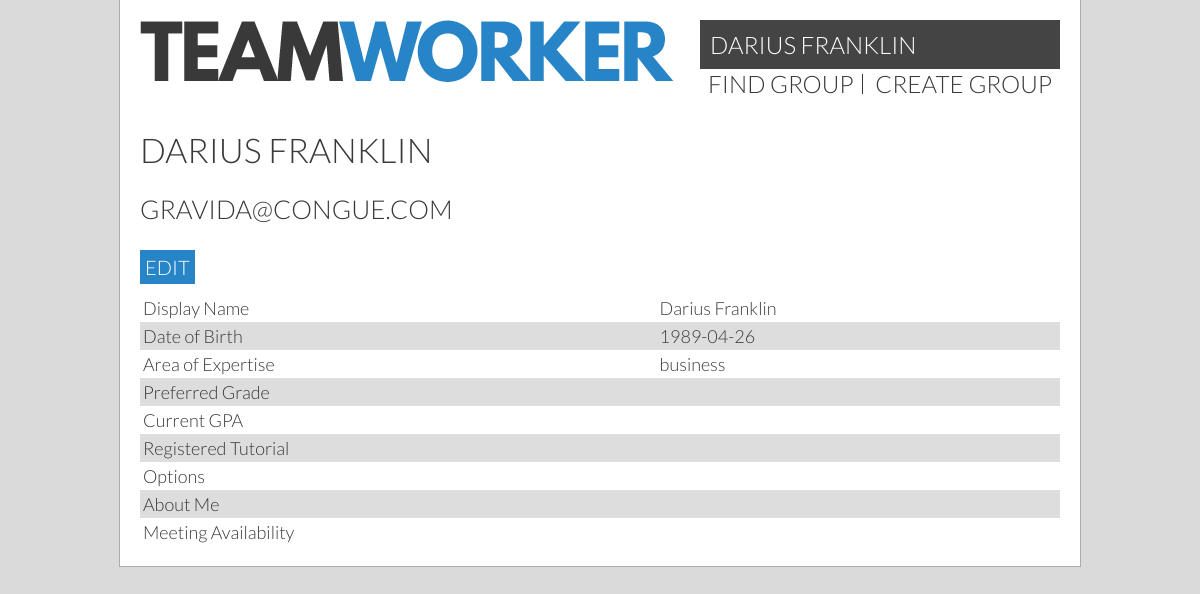
The app's page /profile.php (signed in), older data.
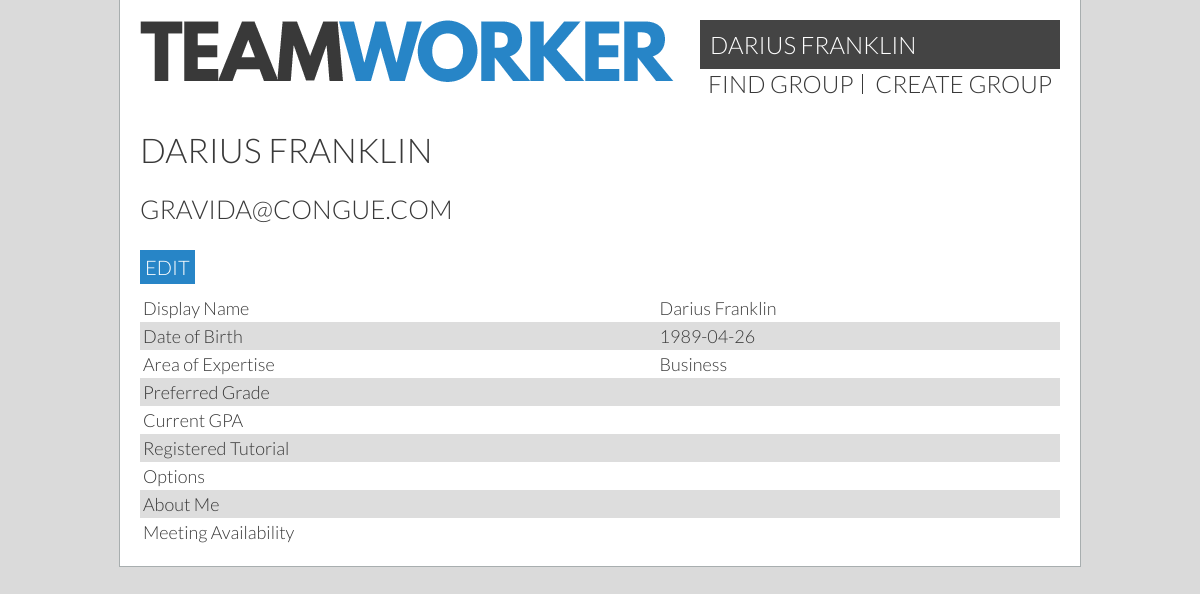
The same page, newer data.
### tables this page shows
CREATE TABLE `users` (
  `id` int(11) unsigned NOT NULL AUTO_INCREMENT,
  `name` varchar(40) DEFAULT NULL,
  `email` varchar(40) DEFAULT NULL,
  `password` char(64) DEFAULT NULL,
  `dob` date DEFAULT NULL,
  `currentGroup` int(11) DEFAULT '0',
  `mainArea` varchar(30) DEFAULT NULL,
  `skills` varchar(30) DEFAULT NULL,
  `gpa` double DEFAULT NULL,
  `goal` double DEFAULT NULL,
  `bio` varchar(300) DEFAULT NULL,
  PRIMARY KEY (`id`),
  UNIQUE KEY `email` (`email`)
);

### userHandler.php (called while the page is built, shortened)
<?php
  include_once('pdo.inc');
  if(isset($_SESSION['id'])) {
    $sessionId = $_SESSION['id'];
    $query = ('SELECT * FROM users WHERE id = :id');
    $statement = $db -> prepare($query);
    $statement -> bindValue(':id', $sessionId);
    $statement -> execute();
    $result = $statement -> fetch(PDO::FETCH_ASSOC);
    $userName = $result['name'];
    $userEmail = $result['email'];
    $dob = $result['dob'];
    $areaExpertise = $result['mainArea'];
    $group = $result['currentGroup'];
  }
?>

### profile.php (the view, shortened to what this page needs)
<?php include_once('userHandler.php') ?>
<!DOCTYPE HTML>
<html>
<head>
  <link href='style.css' rel='stylesheet' type='text/css'>
  <link href='colour.css' rel='stylesheet' type='text/css'>
</head>
<body>
  <main>
    <?php include "header.inc"; ?>
    <div class="content" id="readonly">
      <h1><?=$userName?></h1>
      <h2><?=$userEmail?></h2>
      <a class="button" onclick="showEditor()">Edit</a>
      <table>
        <tr>
          <td>Display Name</td> <td><?=$userName?></td>
        </tr>
        <tr>
          <td>Date of Birth</td> <td><?=$dob?></td>
        </tr>
        <tr>
          <td>Area of Expertise</td>  <td><?=$areaExpertise?></td>
        </tr>
        <tr>
          <td>Preferred Grade</td>  <td><?=$goal?></td>
        </tr>
        <tr>
          <td>Current GPA</td>  <td><?=$gpa?></td>
        </tr>
        <tr>
          <td>Registered Tutorial</td>  <td></td>
        </tr>
        <tr>
          <td>Options</td>  <td></td>
        </tr>
        <tr>
          <td>About Me</td> <td><?=$bio?></td>
        </tr>
        <tr>
          <td>Meeting Availability</td> <td></td>
        </tr>
      </table>
    </div>
  </main>
</body>
</html>

### header.inc
<header>
    <a href="/" id="logo"><img src="_resources/teamworker.png"></a>
    <?php include "nav.inc"; ?>
</header>

### nav.inc (shortened to what this page needs)
<nav>
  <div class="topNavProfile">
    <?php
      if(!isset($_SESSION['id'])) {
        echo "<meta http-equiv='REFRESH' content='0;url=login.php'>";
      } else {
        echo "<a href='profile.php'>".$userName."</a>";
      }
    ?>
  </div>
  <ul>
    <?php if($group == 0) { ?>
      <li><a href="searchGroup.php">find group</a></li>
      <li><a href="createGroup.php">create group</a></li>
    <?php } ?>
  </ul>
</nav>

### style.css (style rules this page uses)
body { margin: 0; padding:0; font-family: 'Lato', sans-serif; font-weight: 300; font-size:20px; }
main { width:960px; height:auto; margin:0 auto; }
.content { margin:0 20px; }
h1 { font-weight:300; font-size:1.7em; text-transform:uppercase; }
h2 { font-weight:300; font-size:1.3em; text-transform:uppercase; margin:15px 0; }
a { text-decoration:none; color:inherit; transition: opacity 0.3s ease; }
header { padding:20px; }
#logo { display:inline-block; }
nav { font-size:1.2em; text-transform: uppercase; display:inline-block; float:right; }
nav ul { list-style:none; padding:0; margin:0; }
nav li { display:inline-block; border-right:1px solid #393939; padding:0 8px; line-height:20px; }
nav ul li:last-child { border-right:none; }
.topNavProfile { background: #444; padding: 10px; }
.topNavProfile a { color: #fff; }
.button { display: inline-block; padding: 5px; text-transform: uppercase; margin: 10px 0px 10px 0px; color: #fff; background-color: #2785c7; }
table { width:100%; box-sizing:border-box; font-size:0; border-spacing:0; margin-bottom:20px; }
td, th { font-size:18px; padding:3px; margin:0; text-align:left; min-height:1em; }

### colour.css (style rules this page uses)
body, .grain { background-color:#dadada; background-image:url(_resources/15p-grey.jpg); }
main { background-color:white; }
tr:nth-child(even) { background-color:#ddd; }
body, main { color:#393939; }
main { border: 1px solid #a8aeaf; border-top:none; }

Row changes from the older to the newer data that the page shows:
changed users "DARIUS FRANKLIN": mainArea "business" → "Business"
